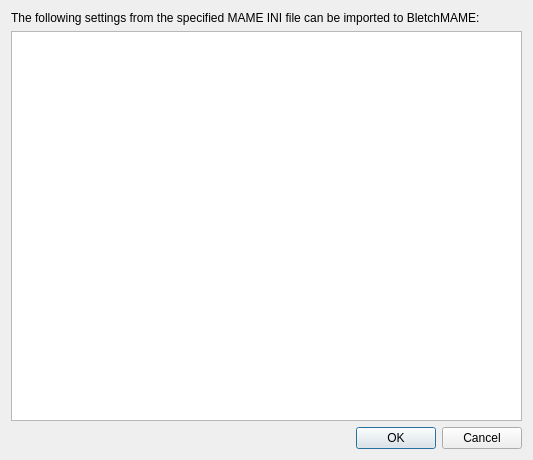
<?xml version="1.0" encoding="UTF-8"?>
<ui version="4.0">
 <class>ImportMameIniDialog</class>
 <widget class="QDialog" name="ImportMameIniDialog">
  <property name="geometry">
   <rect>
    <x>0</x>
    <y>0</y>
    <width>533</width>
    <height>460</height>
   </rect>
  </property>
  <property name="windowTitle">
   <string>Import MAME INI</string>
  </property>
  <layout class="QVBoxLayout" name="verticalLayout">
   <item>
    <widget class="QLabel" name="label">
     <property name="text">
      <string>The following settings from the specified MAME INI file can be imported to BletchMAME:</string>
     </property>
     <property name="wordWrap">
      <bool>true</bool>
     </property>
    </widget>
   </item>
   <item>
    <widget class="QTableView" name="tableView">
     <property name="editTriggers">
      <set>QAbstractItemView::AllEditTriggers</set>
     </property>
     <property name="selectionMode">
      <enum>QAbstractItemView::NoSelection</enum>
     </property>
    </widget>
   </item>
   <item>
    <widget class="QDialogButtonBox" name="buttonBox">
     <property name="orientation">
      <enum>Qt::Horizontal</enum>
     </property>
     <property name="standardButtons">
      <set>QDialogButtonBox::Cancel|QDialogButtonBox::Ok</set>
     </property>
    </widget>
   </item>
  </layout>
 </widget>
 <resources/>
 <connections>
  <connection>
   <sender>buttonBox</sender>
   <signal>accepted()</signal>
   <receiver>ImportMameIniDialog</receiver>
   <slot>accept()</slot>
   <hints>
    <hint type="sourcelabel">
     <x>248</x>
     <y>254</y>
    </hint>
    <hint type="destinationlabel">
     <x>157</x>
     <y>274</y>
    </hint>
   </hints>
  </connection>
  <connection>
   <sender>buttonBox</sender>
   <signal>rejected()</signal>
   <receiver>ImportMameIniDialog</receiver>
   <slot>reject()</slot>
   <hints>
    <hint type="sourcelabel">
     <x>316</x>
     <y>260</y>
    </hint>
    <hint type="destinationlabel">
     <x>286</x>
     <y>274</y>
    </hint>
   </hints>
  </connection>
 </connections>
</ui>
